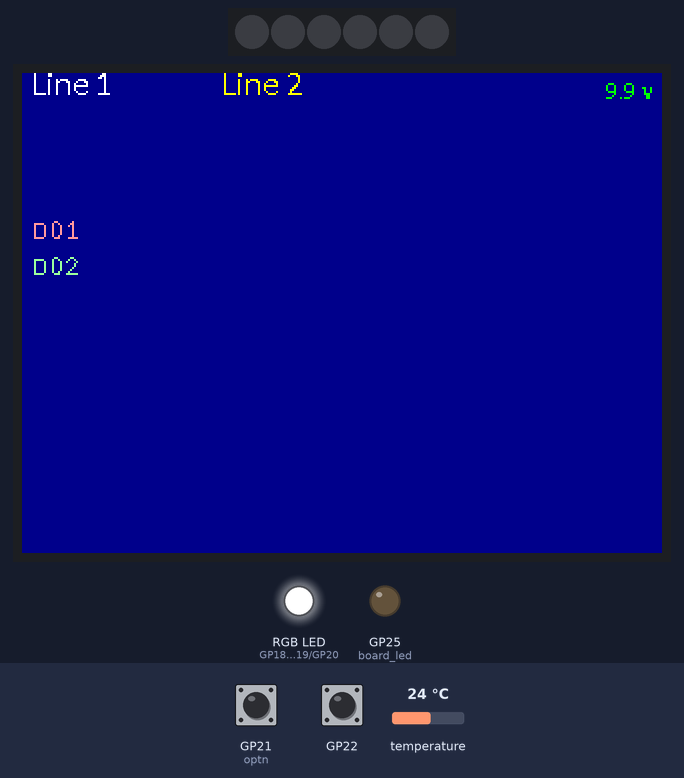
Simulated run of this program. Board: Raspberry Pi Pico running CircuitPython. Parts: 6 RGB LEDs in strip order, left to right, 320×240 colour display, an RGB LED mixed from three pins (HIGH = lit), output pins drawn as LEDs (lit = HIGH). Dashed ring = blinking. The inputs (shaded band) are chosen by the test bench; at power-on: GP21 (optn) HIGH, GP22 HIGH, temperature 24 °C. WiFi joins after 1.5 s; the clock reads 2024-03-15 10:24:30 at power-on unless the program sets it; no MQTT or app messages arrive unless stated; values from a settings file that is not in the repository are placeholders; pins used as bus, display or sensor lines are not drawn; what the program prints to the serial console is not drawn.

Above: at 2.2 s.
At 4.2 s:
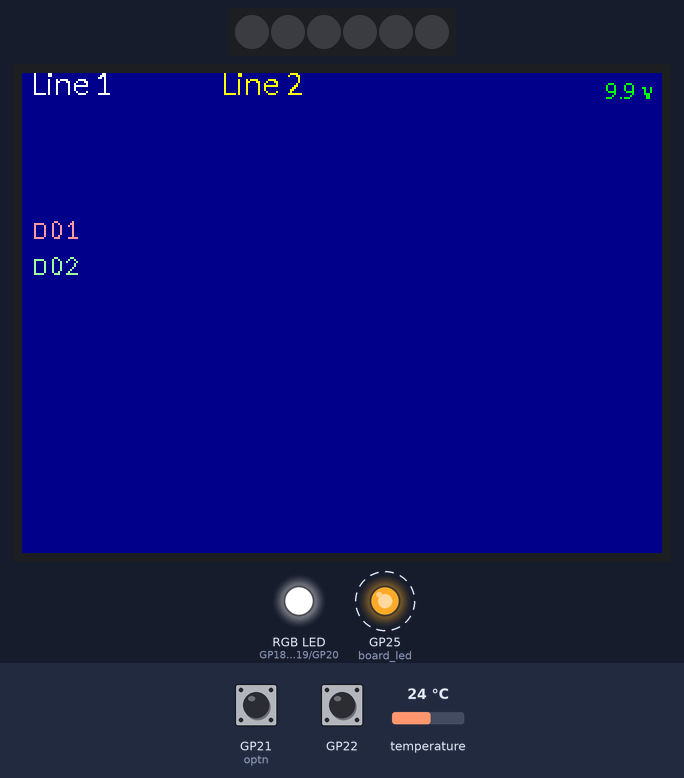
Timing chart, 0 to 130.0 s (numbered marks = the images above):
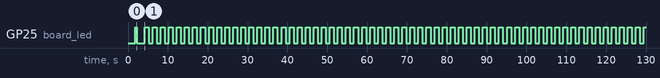

Measured:
- by itself, GP25 (board_led): repeats every 2.0 s: HIGH 1.0 s, LOW 1.0 s

The program:

code.py
```python
import neopixel
import time
import board
import keypad
import displayio
from adafruit_onewire.bus import OneWireBus
import adafruit_ds18x20
import digitalio
from os import getenv
import rtc
import gc
import wifi
import adafruit_connection_manager
import adafruit_requests
from adafruit_io.adafruit_io import IO_HTTP, AdafruitIO_RequestError
import adafruit_minimqtt.adafruit_minimqtt as MQTT
from adafruit_display_text import label
from adafruit_display_text.bitmap_label import Label
from fourwire import FourWire
from vectorio import Circle
from adafruit_st7789 import ST7789
from adafruit_bitmap_font import bitmap_font
import busio
import analogio
import microcontroller
from watchdog import WatchDogMode

TEMP_REFRESH_SEC = 10
TIME_SYNC_INTERVAL_SEC = 60 * 60 * 2
TIME_SYNC_RETRY_SEC = 60 * 5
LIFE_FREQ = .75 # flash on and off every LIFE_FREQ seconds to show the program is running
MQTT_RECONNECT_SEC = 10
FEED_SUMMARY_INTERVAL_SEC = 15 * 60
AGGREGATOR_FEED_KEY = "aggregator.weather-log"
SUMMARY_UPLOAD_RETRY_SEC = 15
WIFI_CONNECT_RETRIES = 3
WIFI_RETRY_DELAY_SEC = 15
WATCHDOG_SECONDS = 8
NETWORK_STALL_SECONDS = 300
HTTP_TIMEOUT_SECONDS = 3


class MonitorSession(adafruit_requests.Session):
    def get(self, url, **kwargs):
        kwargs.setdefault("timeout", HTTP_TIMEOUT_SECONDS)
        return super().get(url, **kwargs)

    def post(self, url, **kwargs):
        kwargs.setdefault("timeout", HTTP_TIMEOUT_SECONDS)
        return super().post(url, **kwargs)


def check_monitor_watchdog(now):
    if now - last_feed_message >= NETWORK_STALL_SECONDS:
        print("WATCHDOG: no feed messages for 5 minutes; resetting")
        microcontroller.reset()
        return
    if (summary_pending_since is not None
            and now - summary_pending_since >= NETWORK_STALL_SECONDS):
        print("WATCHDOG: summary upload stalled for 5 minutes; resetting")
        microcontroller.reset()
        return
    microcontroller.watchdog.feed()

# QoS (Quality of Service) for MQTT subscriptions:
#   0 = "at most once"  - fire-and-forget, no acknowledgement (fastest, lightest)
#   1 = "at least once" - broker resends until acknowledged (may get duplicates)
# Adafruit IO supports QoS 0 and 1. QoS 0 is fine for display/dashboard use.
MQTT_QOS = 0

R1 = 221.05
R2 = 221.20
DIVIDER_RATIO = (R1 + R2) / R2
VREF = 3.33


def read_volts(vmon):
    pin_voltage = (vmon.value * VREF) / 65535
    battery_voltage = pin_voltage * DIVIDER_RATIO
    return battery_voltage

def c2f(c):
    return c * 9 / 5 + 32

def center_label(label, display_width, display_height):
    """Center a Label using its current bounding box."""
    box_x, box_y, box_width, box_height = label.bounding_box
    label.x = (display_width // 2) - (box_width // 2) - box_x
    label.y = (display_height // 2) - (box_height // 2) - box_y

def get_option_state():
    return "ON" if optn.value else "OFF"

def read_temperature_f():
    return c2f(ds18b20.temperature)

def build_display_text(temp_f):
    return " {0:0.1f} °F\n{1}".format(temp_f, get_short_time())

def update_display_text(temp_f=None):
    if temp_f is None:
        temp_f = read_temperature_f()
    text_value = build_display_text(temp_f)
    #text_area.text = text_value
    print("Display text updated:", text_value)
    #center_label(text_area, display.width, display.height)
    return text_value

def get_short_time():
    """Get current time from RTC in 12-hour format."""
    try:
        current_time = rtc_clock.datetime

        # Format time in 12-hour format with AM/PM
        hour_12 = current_time.tm_hour
        am_pm = "AM"
        if hour_12 >= 12:
            am_pm = "PM"
            if hour_12 > 12:
                hour_12 -= 12
        elif hour_12 == 0:
            hour_12 = 12

        return "{}:{:02d} {}".format(
            hour_12, current_time.tm_min, am_pm)
    except Exception as e:
        print("Time formatting error: {}".format(e))
        return "RTC not set"

TIMEZONE = getenv('TIMEZONE', 'UTC')

def sync_time_from_adafruit_io():
    """Sync RTC time from Adafruit IO time service with local timezone"""
    global io

    try:
        pixels[0] = COLORS['CYAN']
        print("Syncing time from Adafruit IO...")

        # Check if WiFi is connected
        if not wifi.radio.connected:
            print("WiFi not connected - skipping time sync")
            return False

        # Get timezone from settings.toml
        print(f"Using timezone: {TIMEZONE}")

        # Initialize Adafruit IO client if not already done
        if io is None:
            aio_username = getenv('AIO_USERNAME')
            aio_key = getenv('AIO_KEY')

            if not aio_username or not aio_key:
                print("Adafruit IO credentials not found in settings.toml")
                pixels[0] = COLORS['RED']
                return False

            try:
                io = IO_HTTP(aio_username, aio_key, requests)
                print("Adafruit IO client initialized")
            except Exception as e:
                print(f"Failed to initialize Adafruit IO client: {e}")
                pixels[0] = COLORS['RED']
                return False

        # Get time from Adafruit IO using the proper method
        try:
            # Use the authenticated IO method to get time with timezone
            current_time = io.receive_time(TIMEZONE)
            print(f"Received time from Adafruit IO: {current_time}")

            # Set RTC time directly from the time.struct_time object
            rtc_clock.datetime = current_time

            pixels[0] = COLORS['GREEN']
            print(f"RTC time set successfully for timezone: {TIMEZONE}")
            return True

        except AdafruitIO_RequestError as e:
            print(f"Adafruit IO request error: {e}")
            pixels[0] = COLORS['ORANGE']
            return False

    except Exception as e:
        pixels[0] = COLORS['RED']
        print(f"Time sync failed: {e}")
        return False

# -- Adafruit IO MQTT callbacks --
def on_connect(client, userdata, flags, result):
    client.subscribe(aio_username + "/feeds/+", qos=MQTT_QOS)
    client.subscribe(aio_username + "/throttle", qos=MQTT_QOS)
    client.subscribe(aio_username + "/errors", qos=MQTT_QOS)
    print("MQTT CONNECTED: base-feed, throttle and error subscriptions completed")

def on_disconnect(client, userdata, rc):
    print("MQTT DISCONNECTED")

FEED_KEY_CHARS = "abcdefghijklmnopqrstuvwxyz0123456789-."
feed_counts = {}
pending_summaries = []

def is_feed_key(name):
    """True if name looks like a canonical AIO feed key (not an alias)."""
    if not name or name.isdigit():
        return False
    for ch in name:
        if ch not in FEED_KEY_CHARS:
            return False
    return True

def on_message(client, topic, message):
    global last_feed_message
    # topic format: username/feeds/feed-key
    feed = topic.split("/")[-1]
    # Adafruit IO fans each update out on every alias of the feed:
    #   - feed key      e.g. hours24visibility   <- keep (canonical)
    #   - feed name     e.g. Hours24Visibility / om_current
    #   - numeric ID    e.g. 3250058
    # Real feed keys only contain lowercase a-z, 0-9, '-' and '.', so
    # anything else is an alias and is ignored.
    if not is_feed_key(feed):
        return
    if (topic.startswith(aio_username + "/feeds/")
            and feed != AGGREGATOR_FEED_KEY):
        last_feed_message = time.monotonic()
        feed_counts[feed] = feed_counts.get(feed, 0) + 1
    line = f"{get_timestamp()} {feed}"
    if topic == aio_username + "/throttle":
        line = "THROTTLE " + line
    elif topic == aio_username + "/errors":
        line = "ERROR " + line
    else:
        print(line)
        do1_label.text = line
        return
    print(line)
    do2_label.text = line

def get_timestamp():
    """Current RTC time as 'yyyymmddhhmmss'."""
    t = rtc_clock.datetime
    return "{:04d}{:02d}{:02d}{:02d}{:02d}{:02d}".format(
        t.tm_year, t.tm_mon, t.tm_mday, t.tm_hour, t.tm_min, t.tm_sec)

def mqtt_connect():
    try:
        microcontroller.watchdog.feed()
        if not wifi.radio.connected:
            print("Reconnecting WiFi...")
            wifi.radio.connect(ssid, password, timeout=3)
        print("Connecting to Adafruit IO MQTT...")
        mqtt_client.connect()
        return True
    except Exception as e:
        print(f"MQTT connect failed: {e}")
        return False

COLORS = {
    'OFF': (0, 0, 0),
    'RED': (255, 0, 0),
    'GREEN': (0, 255, 0),
    'BLUE': (0, 0, 255),
    'YELLOW': (255, 255, 0),
    'CYAN': (0, 255, 255),
    'MAGENTA': (255, 0, 255),
    'WHITE': (255, 255, 255),
    'ORANGE': (255, 165, 0),
    'PURPLE': (128, 0, 128),
    'VIOLET': (238, 130, 238),
    'GRAY': (32, 32, 32),
    "DARK_GRAY": (4, 8, 6),
    'MAROON': (128, 0, 0),
    'DARK_GREEN': (0, 128, 0),
    'NAVY': (0, 0, 128),
    'OLIVE': (128, 128, 0),
    'TEAL': (0, 128, 128),
}

# -- Set Up the Display --
displayio.release_displays()
mosi = board.GP11
sclck = board.GP10
rst = board.GP14
cs = board.GP9
dc = board.GP7
bl = digitalio.DigitalInOut(board.GP8)
bl.direction = digitalio.Direction.OUTPUT
bl.value = True
spi = busio.SPI(clock=sclck, MOSI=mosi)
spi_bus = FourWire(spi, command=dc, chip_select=cs, reset=rst)
display = ST7789(spi_bus, width=320, height=240, rotation=270, auto_refresh=True)

# -- Set Up NeoPixels --
pixels = neopixel.NeoPixel(board.GP28, 6, brightness=0.3, pixel_order="RGB", auto_write=False)
pixels.fill(COLORS['OFF'])
pixels.show()

# -- Connect WiFi and Set Time --
ssid = getenv("CIRCUITPY_WIFI_SSID")
password = getenv("CIRCUITPY_WIFI_PASSWORD")
print()
print("Connecting to WiFi")

# Connect to Wi-Fi, retrying transient failures before stopping.
for attempt in range(WIFI_CONNECT_RETRIES + 1):
    try:
        wifi.radio.connect(ssid, password)
        break
    except TypeError:
        print("Could not find WiFi info. Check your settings.toml file!")
        raise
    except ConnectionError as e:
        if attempt >= WIFI_CONNECT_RETRIES:
            print("WiFi connection failed after {} attempts: {}".format(
                attempt + 1, e))
            raise
        print("WiFi connection failed (attempt {}/{}): {}".format(
            attempt + 1, WIFI_CONNECT_RETRIES + 1, e))
        print("Retrying in {} seconds...".format(WIFI_RETRY_DELAY_SEC))
        time.sleep(WIFI_RETRY_DELAY_SEC)

print("Connected to WiFi")

pool = adafruit_connection_manager.get_radio_socketpool(wifi.radio)
ssl_context = adafruit_connection_manager.get_radio_ssl_context(wifi.radio)
requests = MonitorSession(pool, ssl_context)
io = None

#  prints MAC address to REPL
print("My MAC addr:", [hex(i) for i in wifi.radio.mac_address])

#  prints IP address to REPL
print(f"My IP address is {wifi.radio.ipv4_address}")

rtc_clock = rtc.RTC()

sync_time_from_adafruit_io()
print(f"RTC time after sync: {rtc_clock.datetime}")

print("-" * 40, "\n")

# -- Set Up Adafruit IO MQTT client --
aio_username = getenv("AIO_USERNAME")
aio_key = getenv("AIO_KEY")
mqtt_client = MQTT.MQTT(
    broker="io.adafruit.com",
    port=8883,
    username=aio_username,
    password=aio_key,
    socket_pool=pool,
    ssl_context=ssl_context,
    is_ssl=True,
    socket_timeout=1,
    recv_timeout=3,
    connect_retries=1,
)
mqtt_client.on_connect = on_connect
mqtt_client.on_disconnect = on_disconnect
mqtt_client.on_message = on_message

# -- Set Up Sensors --
i2c = board.STEMMA_I2C()

board_led = digitalio.DigitalInOut(board.LED)
board_led.direction = digitalio.Direction.OUTPUT
board_led.value = True

vsys = analogio.AnalogIn(board.A1)
print("Battery voltage: {:.2f} V".format(read_volts(vsys)))


# -- Set up RGB LEDs on GP18/GP19/GP20 (common-anode) --
# Common-anode LEDs on GP18/GP19/GP20.
# For common-anode wiring: HIGH = off, LOW = on.
led_red = digitalio.DigitalInOut(board.GP18)
led_red.direction = digitalio.Direction.OUTPUT
led_red.value = True

led_green = digitalio.DigitalInOut(board.GP19)
led_green.direction = digitalio.Direction.OUTPUT
led_green.value = True

led_blue = digitalio.DigitalInOut(board.GP20)
led_blue.direction = digitalio.Direction.OUTPUT
led_blue.value = True

# -- Set up Switches on GP22 and GP21 --
switch_gp22 = keypad.Keys((board.GP22,), value_when_pressed=False, pull=True)
optn = digitalio.DigitalInOut(board.GP21)
optn.direction = digitalio.Direction.INPUT
optn.pull = digitalio.Pull.UP

# -- Set up DS18B20 Temperature Sensor on GP15 --

ow_bus = OneWireBus(board.GP15)

devices = ow_bus.scan()
for device in devices:
    print("ROM = {} \tFamily = 0x{:02x}".format([hex(i) for i in device.rom], device.family_code))

ds18b20 = adafruit_ds18x20.DS18X20(ow_bus, devices[0])

ds18b20.resolution = 9
print('Resolution: {0} bits'.format(ds18b20.resolution))
temperature_c = ds18b20.temperature
temperature_f = c2f(temperature_c)
print('Temperature: {0:0.3f} °C'.format(temperature_c))
print('Temperature: {0:0.3f} °F'.format(temperature_f))


#--- Default Shapes/Text Demo ---
main_group = displayio.Group()
display.root_group = main_group

bg_bitmap = displayio.Bitmap(320, 240, 2)
color_palette = displayio.Palette(2)
color_palette[1] = 0xFFFF00  # Yellow
color_palette[0] = 0x000088  # Navy Blue

bg_sprite = displayio.TileGrid(bg_bitmap, pixel_shader=color_palette, x=0, y=0)
main_group.append(bg_sprite)

# inner_circle = Circle(pixel_shader=color_palette, x=160, y=120, radius=115, color_index=1)
# main_group.append(inner_circle)

font = bitmap_font.load_font("/fonts/Calibri-33.pcf")
font17 = bitmap_font.load_font("/fonts/Calibri-17.pcf")
font12 = bitmap_font.load_font("/fonts/Calibri-12.pcf")
font15 = bitmap_font.load_font("/fonts/Calibri-15.pcf")
font12mono = bitmap_font.load_font("/fonts/ComicSansMS-14.pcf")
font14mono = bitmap_font.load_font("/fonts/FreeMono-14.pcf")
font19 = bitmap_font.load_font("/fonts/ComicSansMS-19.pcf")


time_label = label.Label(font17, text="Line 1", color=0xFFFFFF)
time_label.x = 5
time_label.y = 5
main_group.append(time_label)

temp_label = label.Label(font17, text="Line 2", color=0xFFFF00)
temp_label.x = 100
temp_label.y = 5
main_group.append(temp_label)

volts_label = label.Label(font12, text="9.9 v", color=0x00FF00)
volts_label.anchor_point = (1.0, 0.0)
volts_label.anchored_position = (315, 5)
main_group.append(volts_label)

do1_label = label.Label(font14mono, text="D01", color=0xFF9999)
do1_label.anchor_point = (0.0, 0.0)
do1_label.anchored_position = (5, 72)
main_group.append(do1_label)

do2_label = label.Label(font14mono, text="D02", color=0x99FF99)
do2_label.anchor_point = (0.0, 0.0)
do2_label.anchored_position = (5, 90)
main_group.append(do2_label)


last_temp_read = 0.0
next_time_sync = time.monotonic() + TIME_SYNC_INTERVAL_SEC

#text_to_show = update_display_text(temperature_f)
opt_pos = optn.value
optn_state = get_option_state()
print("Optn switch state:", optn_state)

last_feed_message = time.monotonic()
summary_pending_since = None
print("Monitor reset reason:", microcontroller.cpu.reset_reason)
# Enable after hardware setup; feed only from foreground work, never a timer.
microcontroller.watchdog.timeout = WATCHDOG_SECONDS
microcontroller.watchdog.mode = WatchDogMode.RESET
mqtt_connect()
next_mqtt_retry = time.monotonic() + MQTT_RECONNECT_SEC
next_summary_publish = 0.0
next_feed_summary = time.monotonic() + FEED_SUMMARY_INTERVAL_SEC

board_led.value = False
next_life_flash = time.monotonic() + LIFE_FREQ
while True:
    time.sleep(0)
    now = time.monotonic()
    check_monitor_watchdog(now)

    # -- Service MQTT (non-blocking-ish poll) and auto-reconnect --
    if mqtt_client.is_connected():
        try:
            mqtt_client.loop(timeout=1)  # must be >= socket_timeout
        except Exception as e:
            print(f"MQTT loop error: {e}")
            try:
                mqtt_client.disconnect()
            except Exception as close_error:
                print("MQTT cleanup failed:", close_error)
            next_mqtt_retry = now + MQTT_RECONNECT_SEC
    elif now >= next_mqtt_retry:
        mqtt_connect()
        next_mqtt_retry = now + MQTT_RECONNECT_SEC

    if now >= next_feed_summary:
        summary_fields = ['"{}"'.format(get_timestamp())]
        single_feed_count = 0
        for feed, count in feed_counts.items():
            if count > 1:
                summary_fields.extend(['"{}"'.format(feed), str(count)])
            elif count == 1:
                single_feed_count += 1
        summary_fields.extend(['"single feeds"', str(single_feed_count)])
        summary_line = ", ".join(summary_fields)
        print(summary_line)
        if not pending_summaries:
            summary_pending_since = time.monotonic()
        pending_summaries.append(summary_line)
        feed_counts = {}
        next_feed_summary += FEED_SUMMARY_INTERVAL_SEC

    if (wifi.radio.connected and pending_summaries
            and now >= next_summary_publish):
        try:
            microcontroller.watchdog.feed()
            if io is None:
                io = IO_HTTP(aio_username, aio_key, requests)
            io.send_data(AGGREGATOR_FEED_KEY, pending_summaries[0])
            pending_summaries.pop(0)
            summary_pending_since = time.monotonic() if pending_summaries else None
        except Exception as e:
            print("HTTP summary upload failed: {}".format(e))
            next_summary_publish = time.monotonic() + SUMMARY_UPLOAD_RETRY_SEC

    # if now >= next_time_sync:
    #     if sync_time_from_adafruit_io():
    #         print(f"RTC time after sync: {rtc_clock.datetime}")
    #         next_time_sync = now + TIME_SYNC_INTERVAL_SEC
    #         print(f"Next time sync scheduled in {TIME_SYNC_INTERVAL_SEC} seconds.")
    #     else:
    #         next_time_sync = now + TIME_SYNC_RETRY_SEC

    # if optn.value != opt_pos:
    #     opt_pos = optn.value
    #     optn_state = get_option_state()
    #     print("Optn switch state:", optn_state)
    #     if optn_state == "ON":
    #         bl.value = True
    #     else:
    #         bl.value = False
    # Drain all queued button events every loop pass.
    if now >= next_life_flash:
        #print("Flashing board LED to indicate program is running...", time.monotonic())
        board_led.value = not board_led.value
        next_life_flash = now + LIFE_FREQ

    # switch_event = switch_gp22.events.get()
    # while switch_event:
    #     if switch_event.pressed:
    #         print("Switch GP22: pressed")
    #         #text_to_show = update_display_text()
    #         #print(get_short_time())
    #         #optn_state = get_option_state()
    #         #print("Optn switch state:", optn_state)

    #     elif switch_event.released:
    #         print("Switch GP22: released")
    #     switch_event = switch_gp22.events.get()

    # if now - last_temp_read >= TEMP_REFRESH_SEC:
    #     print("Reading temperature from DS18B20...", time.monotonic())
    #     temp_label.text = "{0:0.1f} °F".format(read_temperature_f())
    #     #text_to_show = update_display_text()
    #     last_temp_read = now
    #     #print(text_to_show)

    check_monitor_watchdog(time.monotonic())
    time.sleep(0.01)
```
